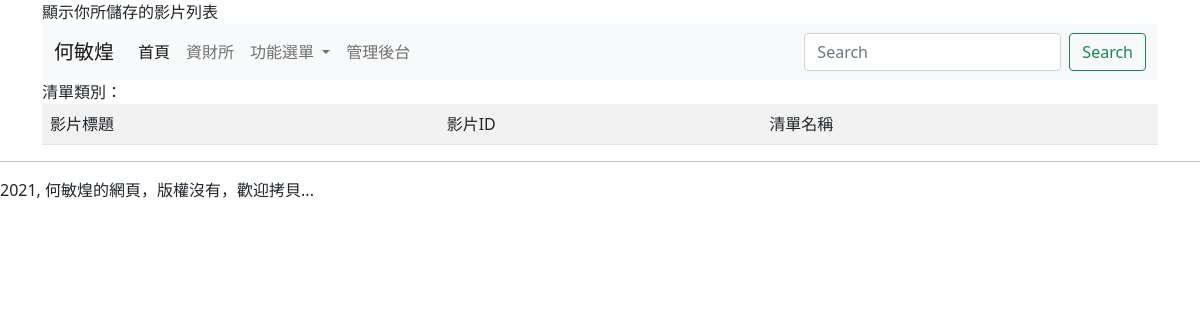
Before: /playlist/ with the older database file.
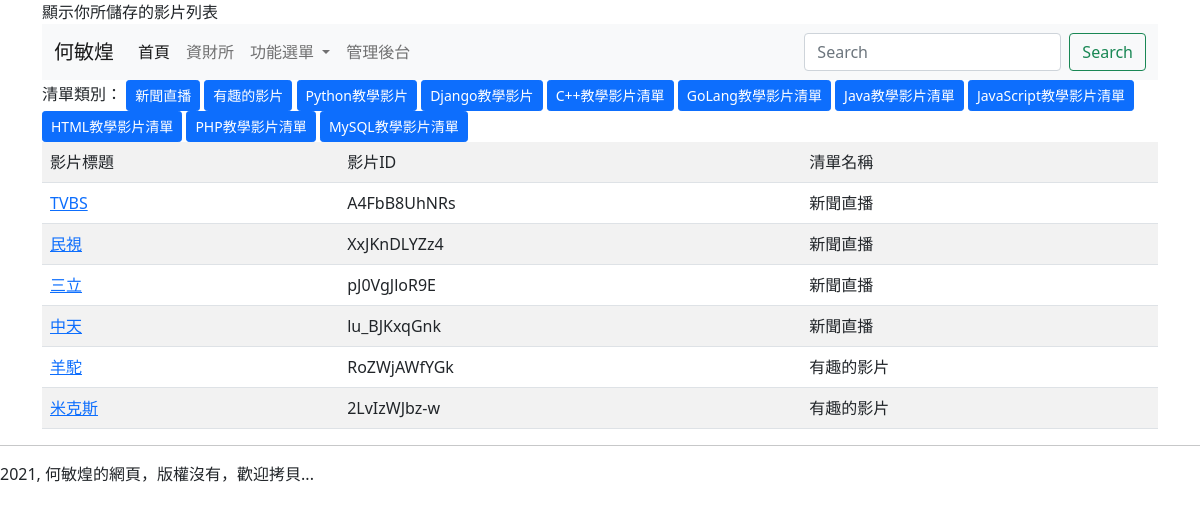
After: the same page with the newer database file.
### mysite/models.py (models this page shows, shortened)
class MyList(models.Model):
	name = models.CharField(max_length=100)
	created = models.DateTimeField(default=timezone.now)
	def __str__(self):
		return self.name

class TVList(models.Model):
	title = models.CharField(max_length=100)
	vid = models.CharField(max_length=20)
	mylist = models.ForeignKey(MyList, on_delete=models.CASCADE)

### mysite/views.py (the view)
# urls.py: path('playlist/', views.playlist),
def playlist(request, id=0):
	mylist = MyList.objects.all()
	try:
		target_list = MyList.objects.get(id=id)
	except:
		pass
	if id == 0:
		tvlist = TVList.objects.all()
	else:
		tvlist = TVList.objects.filter(mylist=target_list)
	return render(request, "playlist.html", locals())

### templates/playlist.html (shortened to what this page needs)
{% extends "base.html" %}
{% block headmessage %} 顯示你所儲存的影片列表 {% endblock %}
{% block content %}
	清單類別：
	{% for lst in mylist %}
	<a class="btn btn-primary btn-sm" href="/playlist/{{lst.id}}/">{{lst.name}}</a>
	{% endfor %}
	<br>
	<table class="table table-striped">
		<tr><td>影片標題</td><td>影片ID</td><td>清單名稱</td></tr>
	{% for tv in tvlist %}
		<tr>
			<td>
			<a href='/play/{{tv.id}}/'>
				{{ tv.title }}
			</a>
			</td>
			<td>
				{{ tv.vid }}
			</td>
			<td>
				{{ tv.mylist }}
			</td>
		</tr>
	{% endfor %}
	</table>
{% endblock %}

### templates/base.html (shortened to what this page needs)
<!doctype html>
<html>
  <head>
    <link href="https://cdn.jsdelivr.net/npm/bootstrap@5.0.0/dist/css/bootstrap.min.css" rel="stylesheet">
  </head>
  <body>
    <div class="container">
    {% block headmessage %}{% endblock %}
    {% include "header.html" %}
    {% block content %} {% endblock %}
    </div>
    {% include "footer.html" %}
  </body>
</html>

### templates/header.html (shortened to what this page needs)
    <nav class="navbar navbar-expand-lg navbar-light bg-light">
  <div class="container-fluid">
    <a class="navbar-brand" href="#">何敏煌</a>
    <div class="collapse navbar-collapse" id="navbarSupportedContent">
      <ul class="navbar-nav me-auto mb-2 mb-lg-0">
        <li class="nav-item">
          <a class="nav-link active" aria-current="page" href="/">首頁</a>
        </li>
        <li class="nav-item">
          <a class="nav-link" href="#">資財所</a>
        </li>
        <li class="nav-item dropdown">
          <a class="nav-link dropdown-toggle" href="#" id="navbarDropdown" role="button" data-bs-toggle="dropdown" aria-expanded="false">
            功能選單
          </a>
        </li>
        <li class="nav-item">
          <a class="nav-link" href="/admin/" tabindex="-1">管理後台</a>
        </li>
      </ul>
      <form class="d-flex">
        <input class="form-control me-2" type="search" placeholder="Search" aria-label="Search">
        <button class="btn btn-outline-success" type="submit">Search</button>
      </form>
    </div>
  </div>
</nav>

### templates/footer.html
<hr>
2021, 何敏煌的網頁，版權沒有，歡迎拷貝...

Changed rows visible on the page:
added MyList: name "新聞直播"
added MyList: name "有趣的影片"
added MyList: name "Python教學影片"
added MyList: name "Django教學影片"
added MyList: name "C++教學影片清單"
added MyList: name "GoLang教學影片清單"
added MyList: name "Java教學影片清單"
added MyList: name "JavaScript教學影片清單"
added MyList: name "HTML教學影片清單"
added MyList: name "PHP教學影片清單"
added MyList: name "MySQL教學影片清單"
added TVList: title "TVBS", vid "A4FbB8UhNRs", mylist "新聞直播"
added TVList: title "民視", vid "XxJKnDLYZz4", mylist "新聞直播"
added TVList: title "三立", vid "pJ0VgJloR9E", mylist "新聞直播"
added TVList: title "中天", vid "lu_BJKxqGnk", mylist "新聞直播"
added TVList: title "羊駝", vid "RoZWjAWfYGk", mylist "有趣的影片"
added TVList: title "米克斯", vid "2LvIzWJbz-w", mylist "有趣的影片"
